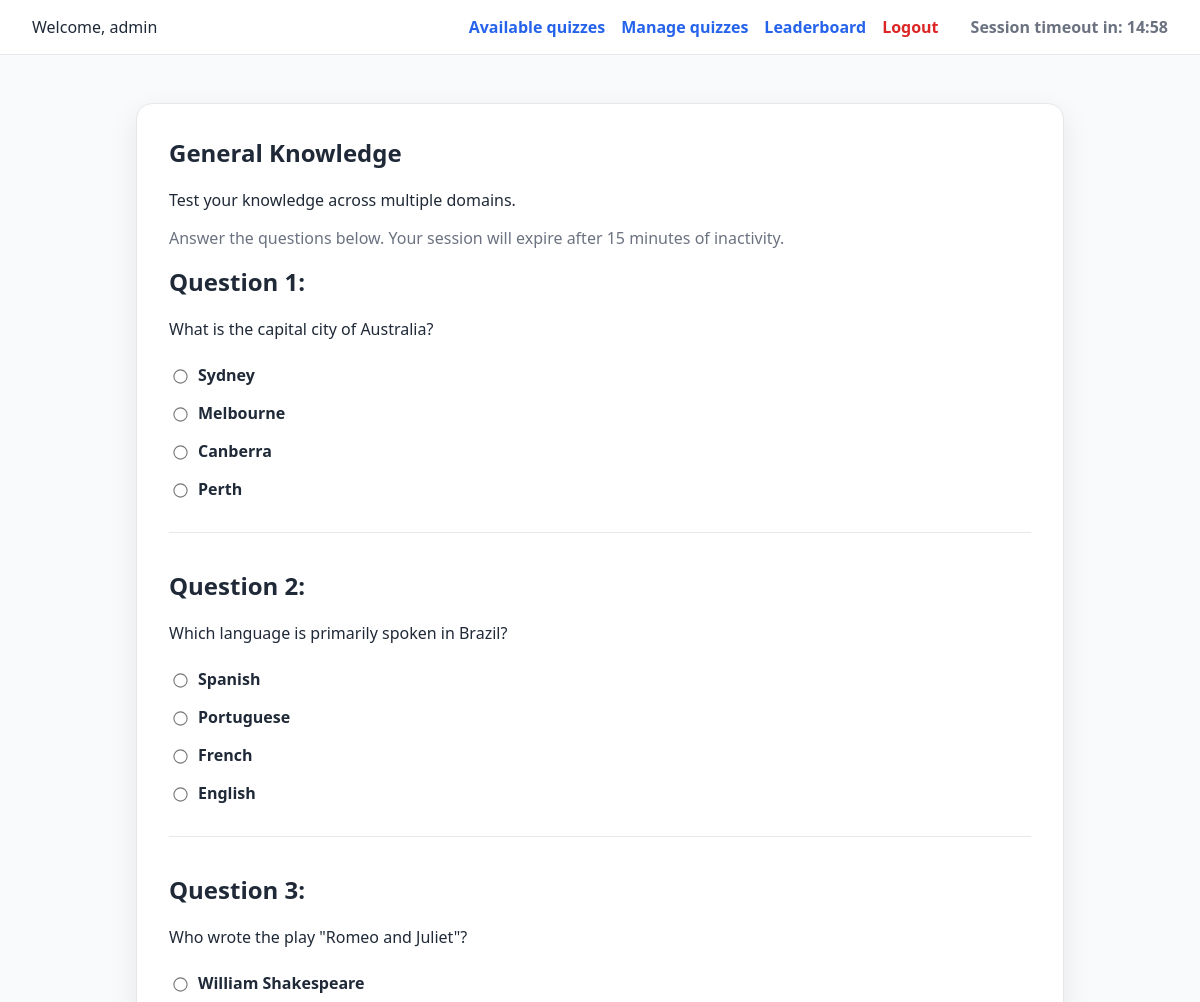
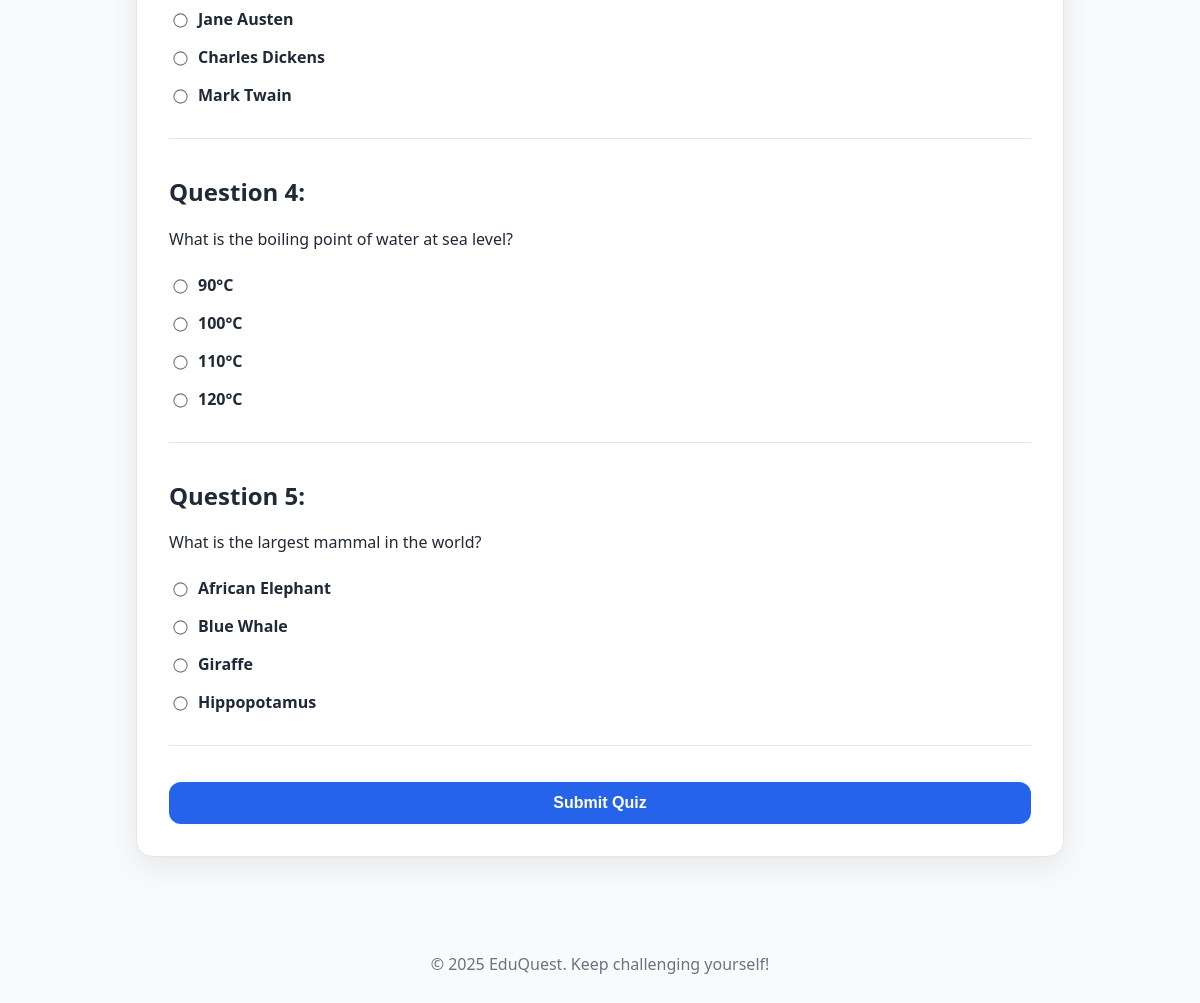
The app's page /quiz.php?quiz_id=1 (signed in) with its own data (2 pictures, top to bottom).
### tables this page shows
CREATE TABLE IF NOT EXISTS quizzes (
    id INT AUTO_INCREMENT PRIMARY KEY,
    title VARCHAR(150) NOT NULL,
    description TEXT,
    created_by INT NOT NULL,
    created_at TIMESTAMP DEFAULT CURRENT_TIMESTAMP,
    FOREIGN KEY (created_by) REFERENCES users(id) ON DELETE CASCADE
);

CREATE TABLE IF NOT EXISTS questions (
    id INT AUTO_INCREMENT PRIMARY KEY,
    quiz_id INT NOT NULL,
    prompt TEXT NOT NULL,
    option_a VARCHAR(255) NOT NULL,
    option_b VARCHAR(255) NOT NULL,
    option_c VARCHAR(255) NOT NULL,
    option_d VARCHAR(255) NOT NULL,
    correct_option ENUM('a','b','c','d') NOT NULL,
    FOREIGN KEY (quiz_id) REFERENCES quizzes(id) ON DELETE CASCADE
);

### quiz.php (the view, shortened to what this page needs)
<?php
require_once 'config.php';
$quizId = isset($_GET['quiz_id']) ? (int) $_GET['quiz_id'] : 0;
$quizStmt = $pdo->prepare('SELECT q.id, q.title, q.description FROM quizzes q WHERE q.id = :quiz_id');
$quizStmt->execute(['quiz_id' => $quizId]);
$quiz = $quizStmt->fetch();
$questionCount = 5;
$countStmt = $pdo->prepare('SELECT COUNT(*) as total FROM questions WHERE quiz_id = :quiz_id');
$countStmt->execute(['quiz_id' => $quizId]);
$totalQuestions = (int) $countStmt->fetch()['total'];
if ($totalQuestions === 0) {
    $questions = [];
} else {
    $limit = min($questionCount, $totalQuestions);
    $randomStmt = $pdo->prepare('SELECT * FROM questions WHERE quiz_id = :quiz_id ORDER BY RAND() LIMIT :limit');
    $randomStmt->bindValue(':quiz_id', $quizId, PDO::PARAM_INT);
    $randomStmt->bindValue(':limit', $limit, PDO::PARAM_INT);
    $randomStmt->execute();
    $questions = $randomStmt->fetchAll();
}
?>
<!DOCTYPE html>
<html lang="en">
<head>
    <link rel="stylesheet" href="assets/styles.css">
</head>
<body>
    <nav class="top-nav">
        <span>Welcome, <?= htmlspecialchars($_SESSION['username']) ?></span>
        <div class="top-nav__actions">
            <a href="quizzes.php">Available quizzes</a>
            <?php if (!empty($_SESSION['is_admin'])): ?>
                <a href="manage_quizzes.php">Manage quizzes</a>
            <?php endif; ?>
            <a href="leaderboard.php">Leaderboard</a>
            <a href="logout.php" class="danger">Logout</a>
        </div>
    </nav>
    <main class="quiz">
        <section class="card">
            <h1><?= htmlspecialchars($quiz['title']) ?></h1>
            <?php if (!empty($quiz['description'])): ?>
                <p><?= nl2br(htmlspecialchars($quiz['description'])) ?></p>
            <?php endif; ?>
            <p class="muted">Answer the questions below. Your session will expire after 15 minutes of inactivity.</p>
            <?php if (empty($questions)): ?>
                 <p class="alert">No questions are available for this quiz yet. Please check back later.</p>
            <?php else: ?>
                <form action="submit_quiz.php" method="post" class="form">
                    <?php foreach ($questions as $index => $question): ?>
                        <article class="question">
                            <h2>Question <?= $index + 1 ?>:</h2>
                            <p><?= htmlspecialchars($question['prompt']) ?></p>
                            <?php foreach (['a', 'b', 'c', 'd'] as $option): ?>
                                <?php $field = 'option_' . $option; ?>
                                <label class="option">
                                    <input type="radio" name="answers[<?= $question['id'] ?>]" value="<?= $option ?>" required>
                                    <span><?= htmlspecialchars($question[$field]) ?></span>
                                </label>
                            <?php endforeach; ?>
                        </article>
                    <?php endforeach; ?>
                    <button type="submit">Submit Quiz</button>
                </form>
            <?php endif; ?>
        </section>
    </main>
    <footer class="footer">
        <p>&copy; <?= date('Y') ?> EduQuest. Keep challenging yourself!</p>
    </footer>
</body>
</html>

### assets/styles.css (style rules this page uses)
:root { --primary: #2563eb; --primary-dark: #1d4ed8; --danger: #dc2626; --background: #f9fafb; --text: #1f2937; --muted: #6b7280; --card-bg: #ffffff; --border: #e5e7eb; font-family: 'Segoe UI', Tahoma, Geneva, Verdana, sans-serif; }
* { box-sizing: border-box; }
body { margin: 0; background: var(--background); color: var(--text); }
a { color: var(--primary); text-decoration: none; }
.card { background: var(--card-bg); border-radius: 1rem; padding: 2rem; box-shadow: 0 10px 30px rgba(15, 23, 42, 0.08); border: 1px solid var(--border); }
.card h2, .card h1 { margin-top: 0; }
.form { display: grid; gap: 0.75rem; }
label { font-weight: 600; }
button, .button { background: var(--primary); border: none; color: #fff; padding: 0.75rem 1.5rem; border-radius: 0.75rem; cursor: pointer; font-size: 1rem; font-weight: 600; transition: background 0.2s ease; display: inline-block; text-align: center; }
.top-nav { display: flex; justify-content: space-between; align-items: center; background: #fff; padding: 1rem 2rem; border-bottom: 1px solid var(--border); }
.top-nav__actions a { font-weight: 600; }
.top-nav__actions .danger { color: var(--danger); }
.top-nav__actions { display: flex; align-items: center; gap: 1rem; }
.quiz, .results, .leaderboard { max-width: 960px; margin: 2rem auto; padding: 1rem; }
.question { margin-bottom: 1.5rem; padding-bottom: 1.5rem; border-bottom: 1px solid var(--border); }
.option { display: flex; align-items: center; gap: 0.5rem; padding: 0.5rem 0; }
.option input { transform: scale(1.1); }
.muted { color: var(--muted); }
.footer { text-align: center; padding: 2rem 1rem; color: var(--muted); }
a.danger { color: var(--danger); }

### records on screen
quizzes: title "General Knowledge", description "Test your knowledge across multiple domains."
questions: prompt "What is the capital city of Australia?", option_a "Sydney", option_b "Melbourne", option_c "Canberra", option_d "Perth"
questions: prompt "Which language is primarily spoken in Brazil?", option_a "Spanish", option_b "Portuguese", option_c "French", option_d "English"
questions: prompt "Who wrote the play \"Romeo and Juliet\"?", option_a "William Shakespeare", option_b "Jane Austen", option_c "Charles Dickens", option_d "Mark Twain"
questions: prompt "What is the boiling point of water at sea level?", option_a "90°C", option_b "100°C", option_c "110°C", option_d "120°C"
questions: prompt "What is the largest mammal in the world?", option_a "African Elephant", option_b "Blue Whale", option_c "Giraffe", option_d "Hippopotamus"

### other values on screen
$_SESSION['username'] "admin"
